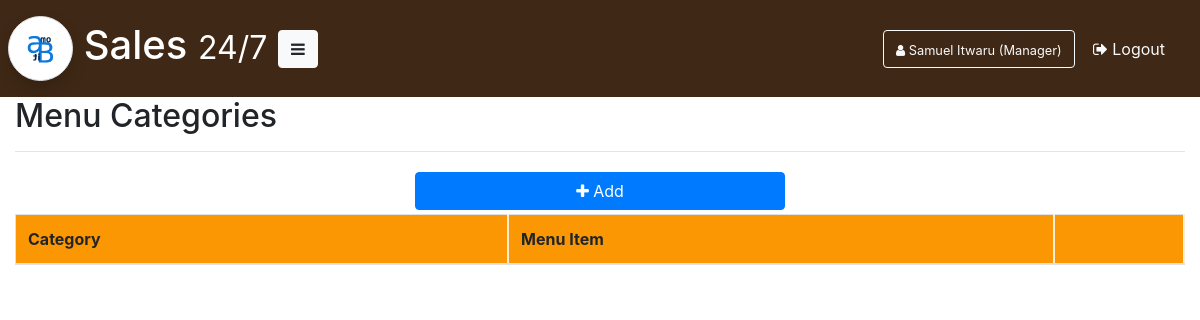
The app's page /food-category/ (signed in), older data.
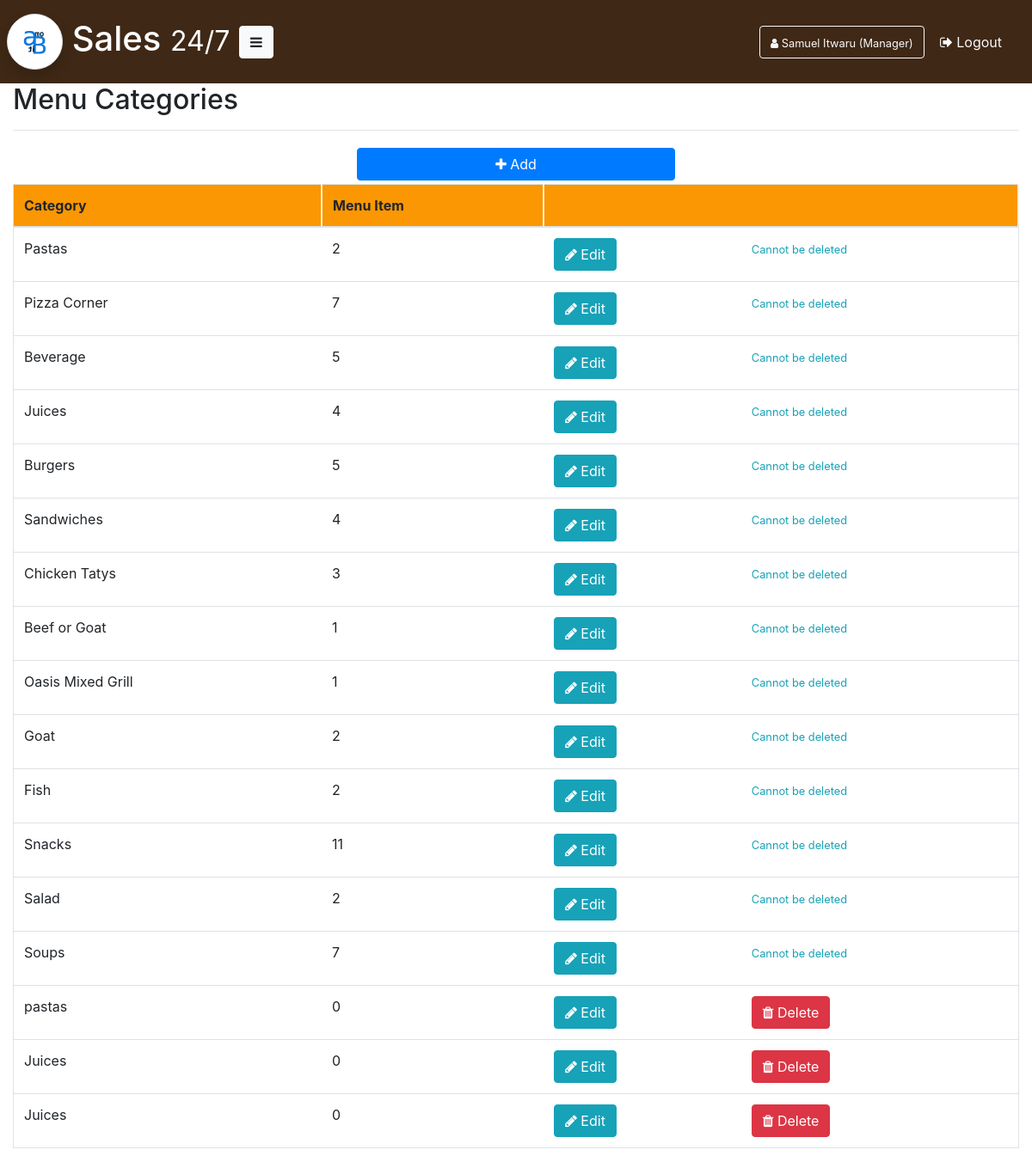
The same page, newer data.
### Application/database/model.py (models this page shows, shortened)
class FoodCategory(Base):
    __tablename__ = "food_category"
    id = Column(Integer, primary_key=True)
    name = Column(String)
    foods = relationship("Food", backref="category")
    def read(self):
        return session.query(self).all()

### Application/blueprints/FoodCategory/food_category.py (the view)
@food_category.route("/")
@login_required
def get_categories():
    categories = FoodCategory.read(FoodCategory)
    if current_user.manager:
        return render_template("manager/food-categories.html", mod=module, categories=categories)
    elif current_user.chef:
        return render_template("chef/food-categories.html", mod=module, categories=categories)

### Application/__init__.py (called while the page is built)
@login_manager.user_loader
def load_user(user_id):
    return session.query(User).filter_by(id=user_id).first()

### Application/templates/manager/food-categories.html (shortened to what this page needs)
{% extends 'manager/manager-base.html' %}
{% block content %}
<h2>Menu Categories</h2>
<hr>
<div class="row py-1">
	<div class="col-md-4"></div>
	<div class="col-md-4">
		<button type="button" class="btn btn-primary btn-block" data-toggle="modal" data-target="#addCategoryModel"><span class="fa fa-plus"></span> Add</button>
	</div>
</div>
<div class="row">
	<div class="col-md-12">
		<table class="table table-responsive-sm table-hover border">
			<thead>
			    <tr>
			    	<th scope="col">Category</th>
			    	<th scope="col">Menu Item</th>
			    	<th scope="col" colspan="2">
			    	</th>
			    </tr>
			  </thead>
			  <tbody>
			  	{% for category in categories %}
			  		<tr scope="row" style="cursor: pointer;">
			  			<td>{{category.name}}</td>
			  			<td>{{ category.foods|length }}</td>
			  			<td>
		  					<button type="button" class="btn btn-info" data-toggle="modal" data-target="#editCategoryModel{{category.id}}"><span class="fa fa-pencil"></span> Edit</button>
			  			</td>
			  			<td>
			  				{% if category.foods|length %}
				  				<small class="text-info">Cannot be deleted</small>
				  			{% else %}
				  				<button type="button" class="btn btn-danger" data-toggle="modal" data-target="#confirmDeleteFoodModal{{category.id}}"><span class="fa fa-trash"></span> Delete</button>
			  				{% endif %}
		  				</td>
			  		</tr>
			  	{% endfor %}
			  </tbody>
		</table>
	</div>
</div>
{% endblock %}

Row changes from the older to the newer data that the page shows:
added FoodCategory: name "Pastas", foods|length "2", shows "Cannot be deleted"
added FoodCategory: name "Pizza Corner", foods|length "7", shows "Cannot be deleted"
added FoodCategory: name "Beverage", foods|length "5", shows "Cannot be deleted"
added FoodCategory: name "Juices", foods|length "4", shows "Cannot be deleted"
added FoodCategory: name "Burgers", foods|length "5", shows "Cannot be deleted"
added FoodCategory: name "Sandwiches", foods|length "4", shows "Cannot be deleted"
added FoodCategory: name "Chicken Tatys", foods|length "3", shows "Cannot be deleted"
added FoodCategory: name "Beef or Goat", foods|length "1", shows "Cannot be deleted"
added FoodCategory: name "Oasis Mixed Grill", foods|length "1", shows "Cannot be deleted"
added FoodCategory: name "Goat", foods|length "2", shows "Cannot be deleted"
added FoodCategory: name "Fish", foods|length "2", shows "Cannot be deleted"
added FoodCategory: name "Snacks", foods|length "11", shows "Cannot be deleted"
added FoodCategory: name "Salad", foods|length "2", shows "Cannot be deleted"
added FoodCategory: name "Soups", foods|length "7", shows "Cannot be deleted"
added FoodCategory: name "pastas", foods|length "0"
added FoodCategory: name "Juices", foods|length "0"
added FoodCategory: name "Juices", foods|length "0"
